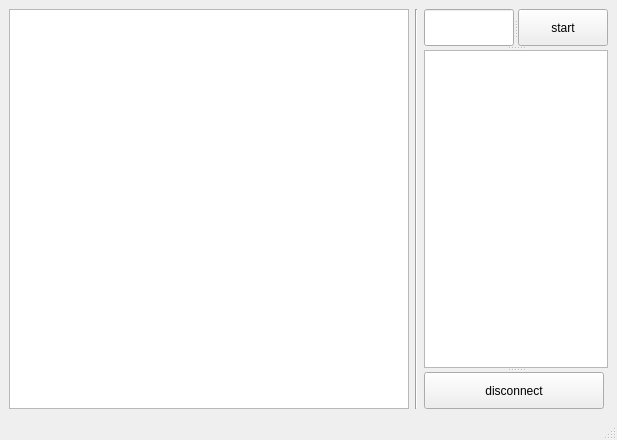
<?xml version="1.0" encoding="UTF-8"?>
<ui version="4.0">
 <class>MainWindow</class>
 <widget class="QMainWindow" name="MainWindow">
  <property name="geometry">
   <rect>
    <x>0</x>
    <y>0</y>
    <width>613</width>
    <height>438</height>
   </rect>
  </property>
  <property name="windowTitle">
   <string>MainWindow</string>
  </property>
  <widget class="QWidget" name="centralwidget">
   <layout class="QHBoxLayout" name="horizontalLayout">
    <item>
     <widget class="QTextEdit" name="textEdit_log">
      <property name="minimumSize">
       <size>
        <width>400</width>
        <height>400</height>
       </size>
      </property>
     </widget>
    </item>
    <item>
     <widget class="Line" name="line_2">
      <property name="orientation">
       <enum>Qt::Vertical</enum>
      </property>
     </widget>
    </item>
    <item>
     <widget class="QSplitter" name="splitter_2">
      <property name="orientation">
       <enum>Qt::Vertical</enum>
      </property>
      <widget class="QSplitter" name="splitter">
       <property name="orientation">
        <enum>Qt::Horizontal</enum>
       </property>
       <widget class="QLineEdit" name="lineEdit_port">
        <property name="minimumSize">
         <size>
          <width>90</width>
          <height>30</height>
         </size>
        </property>
        <property name="text">
         <string/>
        </property>
       </widget>
       <widget class="QPushButton" name="pushButton_open_service">
        <property name="minimumSize">
         <size>
          <width>90</width>
          <height>30</height>
         </size>
        </property>
        <property name="maximumSize">
         <size>
          <width>180</width>
          <height>16777215</height>
         </size>
        </property>
        <property name="text">
         <string>start</string>
        </property>
       </widget>
      </widget>
      <widget class="QListWidget" name="listWidget_client">
       <property name="minimumSize">
        <size>
         <width>180</width>
         <height>0</height>
        </size>
       </property>
      </widget>
      <widget class="QPushButton" name="pushButton_disconnect">
       <property name="minimumSize">
        <size>
         <width>180</width>
         <height>30</height>
        </size>
       </property>
       <property name="maximumSize">
        <size>
         <width>180</width>
         <height>16777215</height>
        </size>
       </property>
       <property name="text">
        <string>disconnect</string>
       </property>
      </widget>
     </widget>
    </item>
   </layout>
  </widget>
  <widget class="QStatusBar" name="statusbar"/>
 </widget>
 <resources/>
 <connections/>
</ui>
